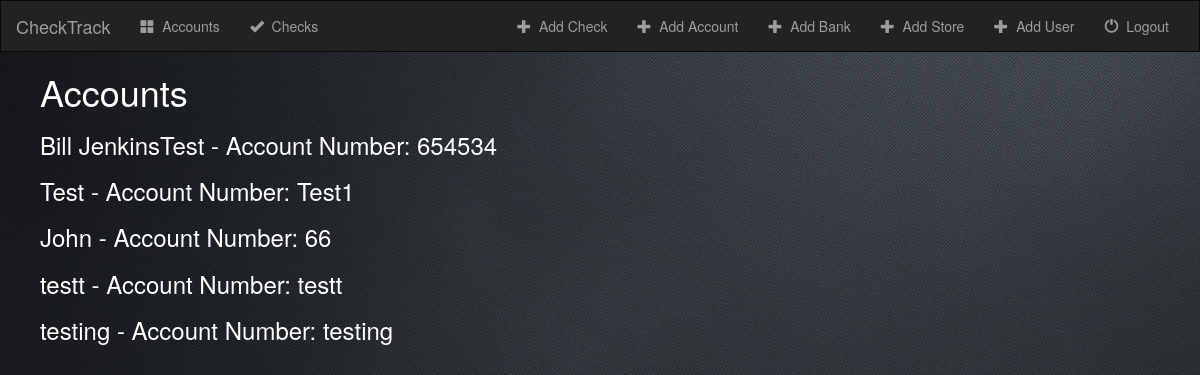
/check/accounts/, run on the app's committed database.
### check/models.py (models this page shows, shortened)
class Account(models.Model):
    acount_store = models.ForeignKey('Store', on_delete=models.CASCADE)
    bank = models.ForeignKey('Bank', on_delete=models.CASCADE)
    account_number = models.CharField(max_length=50)
    routing_number = models.CharField(max_length=50)
    account_name = models.CharField(max_length=50)
    account_street = models.CharField(max_length=50)
    account_state = models.CharField(max_length=50)
    account_city = models.CharField(max_length=50)
    account_zip = models.CharField(max_length=50)
    checks_bounced = models.CharField(max_length=50)

### check/views.py (the view)
# urls.py: url(r'accounts/$', views.AccountIndexView.as_view(), name='accountindex'),
class AccountIndexView(generic.ListView):
    template_name = 'check/accounts.html'
    context_object_name = 'all_accounts'
    def get_queryset(self):
        return Account.objects.all()

### check/templates/check/accounts.html
{% extends 'check/base.html' %}
{% block body %}
<font color="#ffffff">
        <ul>
                <h1>Accounts</h1>
            {% for account in all_accounts %}
                <h3>
                <a href="{% url 'check:detail' account.id %}"><font color="#ffffff">{{ account.account_name }} - Account Number: {{ account.account_number }}</font></a>
                </h3>
            {% endfor %}
        </ul>
    </font>
{% endblock %}

### check/static/check/style.css (style rules this page uses)
body { background: url("images/black-background.png"); color: white; }

### data on the page
Account: account_name "Bill JenkinsTest", account_number "654534"
Account: account_name "Test", account_number "Test1"
Account: account_name "John", account_number "66"
Account: account_name "testt", account_number "testt"
Account: account_name "testing", account_number "testing"
